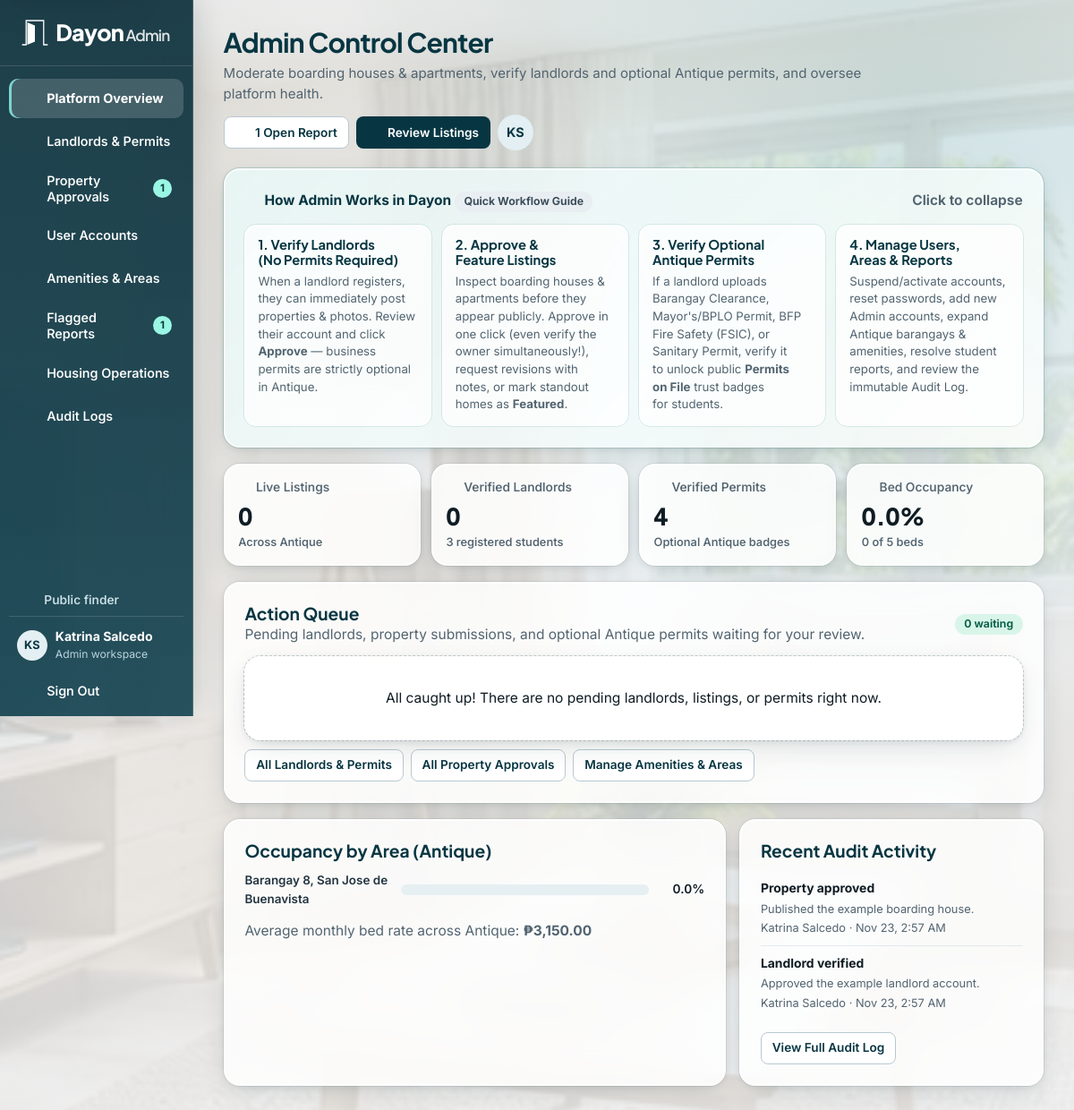
Page /admin/dashboard.php (signed in) on the committed database.
### tables this page shows
CREATE TABLE users (
    user_id BIGINT UNSIGNED AUTO_INCREMENT PRIMARY KEY,
    role_id TINYINT UNSIGNED NOT NULL,
    email VARCHAR(150) NOT NULL UNIQUE,
    password_hash VARCHAR(255) NOT NULL,
    first_name VARCHAR(80) NOT NULL,
    last_name VARCHAR(80) NOT NULL,
    phone_number VARCHAR(20) NOT NULL,
    account_status ENUM('active', 'suspended', 'pending') NOT NULL DEFAULT 'active',
    created_at TIMESTAMP NOT NULL DEFAULT CURRENT_TIMESTAMP,
    updated_at TIMESTAMP NOT NULL DEFAULT CURRENT_TIMESTAMP ON UPDATE CURRENT_TIMESTAMP,
    CONSTRAINT fk_users_role FOREIGN KEY (role_id) REFERENCES roles(role_id)
);

CREATE TABLE roles (
    role_id TINYINT UNSIGNED AUTO_INCREMENT PRIMARY KEY,
    role_name VARCHAR(30) NOT NULL UNIQUE
);

### admin/dashboard.php (the view, shortened to what the rows shown need)
<?php
require __DIR__ . '/../includes/bootstrap.php';
$administrator = require_role('admin');
$flaggedReports = (int) scalar("SELECT COUNT(*) FROM reports WHERE status IN ('open', 'reviewed')");
$pageTitle = 'Admin Control Center';
$pageActions = static function () use ($flaggedReports, $administrator): void {
    ?>
    <a class="button secondary small" href="<?= e(url('admin/reports.php')) ?>"><?= icon('report') ?> <?= $flaggedReports ?> Open <?= $flaggedReports === 1 ? 'Report' : 'Reports' ?></a>
    <a class="button small" href="<?= e(url('admin/properties.php')) ?>"><?= icon('building') ?> Review Listings</a>
    <span class="avatar" aria-label="<?= e($administrator['full_name']) ?>"><?= e(user_initials($administrator)) ?></span>
    <?php
};
require __DIR__ . '/../includes/portal_header.php';
?>
<section class="panel" id="verification-queue">
    <div class="panel-head">
        <div>
            <h2>Action Queue</h2>
        </div>
    </div>
</section>
<div class="dashboard-pair asymmetric">
    <section class="panel">
        <div class="panel-head"><h2>Occupancy by Area (<?= e(DAYON_PROVINCE) ?>)</h2></div>
    </section>
    <section class="panel">
        <div class="panel-head"><h2>Recent Audit Activity</h2></div>
    </section>
</div>
<?php require __DIR__ . '/../includes/portal_footer.php'; ?>

### includes/portal_header.php (shortened to what the rows shown need)
<?php
$portalRole = $user['role_name'];
require __DIR__ . '/document_head.php';
?>
<body class="portal-body portal-<?= e($portalRole) ?>">
<div class="portal-layout">
    <aside class="portal-sidebar" aria-label="<?= e(ucfirst($portalRole)) ?> workspace">
        <details class="portal-navigation navigation-disclosure" data-navigation="860" open>
            <div class="portal-navigation-content">
                <div class="portal-sidebar-bottom">
                    <div class="portal-identity">
                        <span class="avatar" aria-hidden="true"><?= e(user_initials($user)) ?></span>
                        <div><strong><?= e($user['full_name']) ?></strong><span><?= e(ucfirst($portalRole)) ?> workspace</span></div>
                    </div>
                </div>
            </div>
        </details>
    </aside>
    <main id="main" class="portal-main">
        <header class="portal-page-heading<?= !empty($pageHeaderClass) ? ' ' . e($pageHeaderClass) : '' ?>">
            <div>
                <h1><?= e($pageTitle) ?></h1>
            </div>
            <?php if (isset($pageActions)): ?><div class="portal-page-actions"><?php $pageActions(); ?></div><?php endif; ?>
        </header>

### rows in the picture
users: user_initials($user) "KS", role.role_name "Admin", user_initials($administrator) "KS"

### other values in the picture
$label "Platform Overview"
$label "Landlords & Permits"
$label "Property Approvals"
$count "1"
$label "User Accounts"
$label "Amenities & Areas"
$label "Flagged Reports"
$label "Housing Operations"
$label "Audit Logs"
$user['full_name'] "Katrina Salcedo"
$pageTitle "Admin Control Center"
$pageDescription "Moderate boarding houses & apartments, verify landlords and optional Antique permits, and oversee platform health."
$flaggedReports "1"
$verifiedProperties "0"
DAYON_PROVINCE "Antique"
